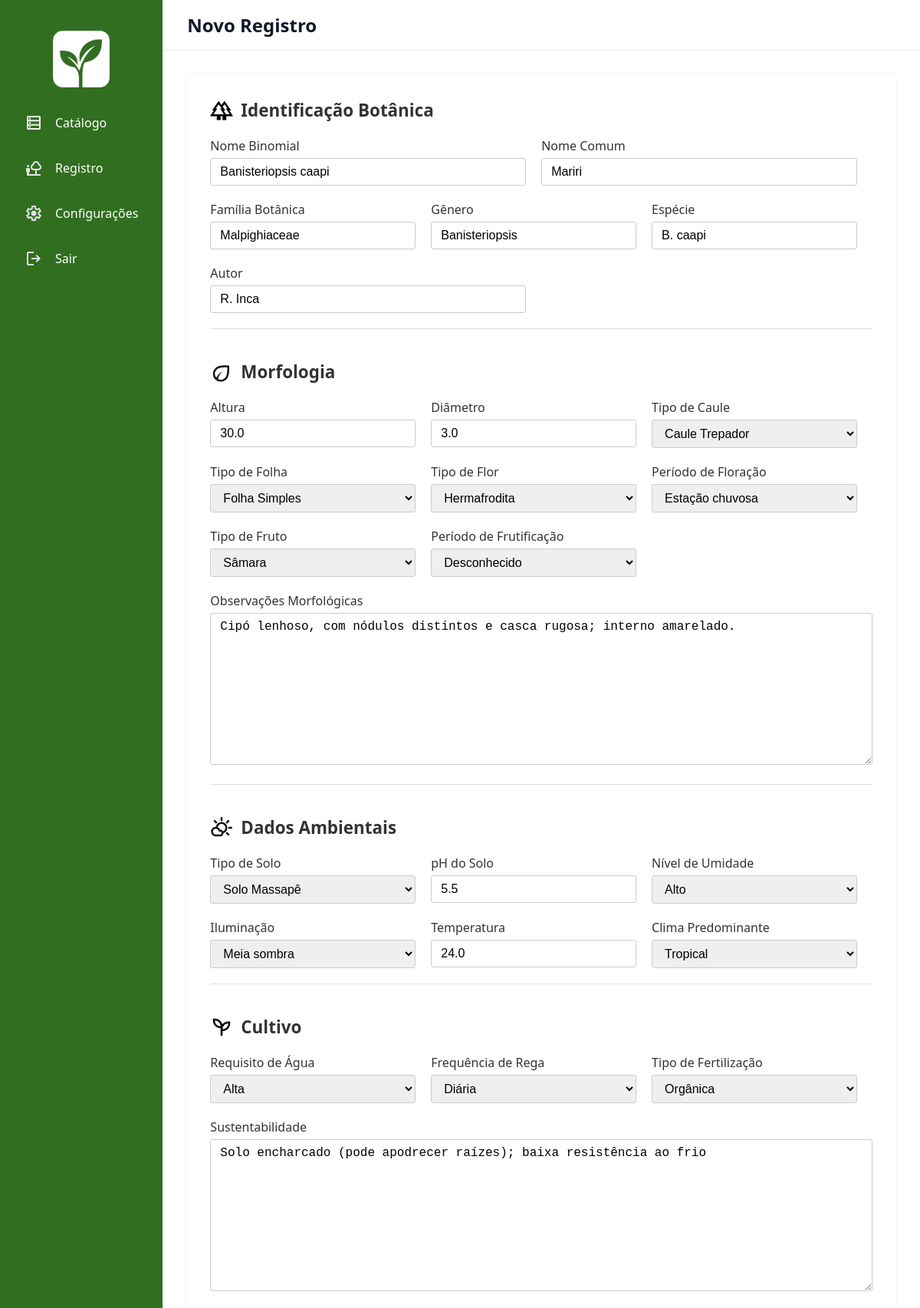
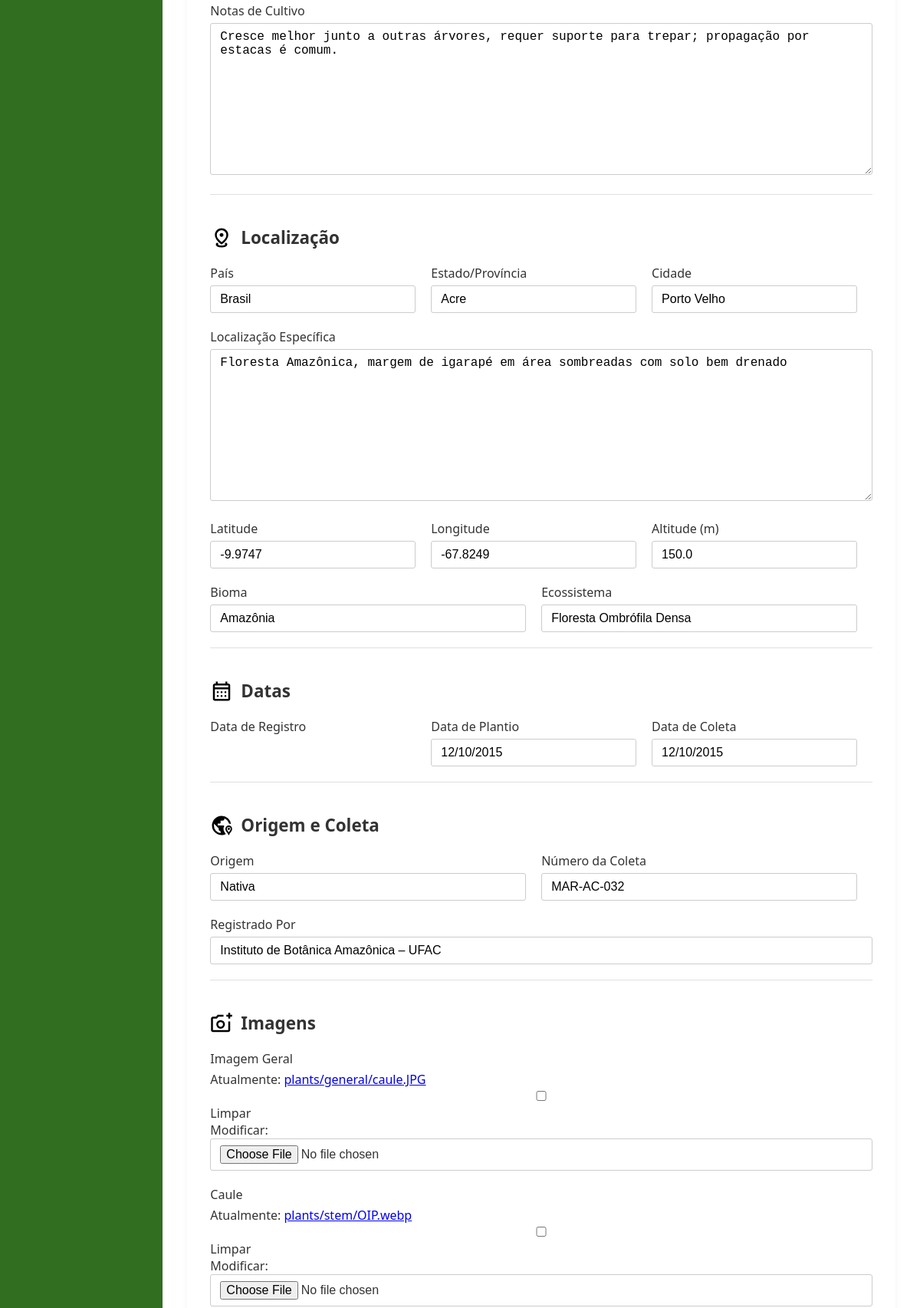
The page /catalog/update/17/ (signed in, upper part) on the database its author committed (2 pictures, top to bottom).
### apps/core/models.py (models this page shows, shortened)
class BotanicalRegister(models.Model):
    binomial = models.CharField(max_length=250)
    common_name = models.CharField(max_length=250)
    botanical_family = models.CharField(max_length=250)
    genus = models.CharField(max_length=250)
    species = models.CharField(max_length=250)
    author = models.CharField(max_length=250)
    height = models.FloatField()
    diameter = models.FloatField()
    stem_type = models.CharField(max_length=MAX_LENGHT, choices=StemType.choices, default=StemType.UNKNOWN)
    leaf_type = models.CharField(max_length=MAX_LENGHT, choices=LeafType.choices, default=LeafType.UNKNOWN)
    flower_type = models.CharField(max_length=MAX_LENGHT, choices=FlowerType.choices, default=FlowerType.UNKNOWN)
    flowering_period = models.CharField(max_length=MAX_LENGHT, choices=FloweringPeriod.choices, default=FloweringPeriod.UNKNOWN)
    fruit_type = models.CharField(max_length=MAX_LENGHT, choices=FruitType.choices, default=FruitType.UNKNOWN)
    fruiting_period = models.CharField(max_length=MAX_LENGHT, choices=FruitingPeriod.choices, default=FruitingPeriod.UNKNOWN)
    morphological_observations = models.TextField(blank=True, null=True)
    soil_type = models.CharField(max_length=MAX_LENGHT, choices=SoilType.choices, default=SoilType.UNKNOWN)
    soil_pH = models.FloatField()
    moisture = models.CharField(max_length=MAX_LENGHT, choices=MoistureLevel.choices, default=MoistureLevel.UNKNOWN)
    lighting = models.CharField(max_length=MAX_LENGHT, choices=LightExposure.choices, default=LightExposure.UNKNOWN)
    temperature= models.FloatField()
    climate = models.CharField(max_length=MAX_LENGHT, choices=PredominantClimate.choices, default=PredominantClimate.UNKNOWN)
    water_requirement = models.CharField(max_length=MAX_LENGHT, choices=WaterRequirement.choices, default=WaterRequirement.UNKNOWN)
    watering_frequency = models.CharField(max_length=MAX_LENGHT, choices=WateringFrequency.choices, default=WateringFrequency.UNKNOWN)
    fertilization_type = models.CharField(max_length=MAX_LENGHT, choices=FertilizationType.choices, default=FertilizationType.NONE)
    need_for_pruning = models.BooleanField(default=False)
    susceptibility = models.TextField(blank=True, null=True)
    cultivation_notes = models.TextField(blank=True, null=True)
    country = models.CharField(max_length=100)
    state_province = models.CharField(max_length=100)
    city = models.CharField(max_length=100)
    specific_location = models.TextField(blank=True, null=True)
    latitude = models.FloatField()
    longitude = models.FloatField()
    altitude_meters = models.FloatField(blank=True, null=True)
    biome = models.CharField(max_length=100, blank=True, null=True)
    ecosystem = models.CharField(max_length=150, blank=True, null=True)
    registration_date = models.DateField(auto_now_add=True)
    planting_date = models.DateField(blank=True, null=True)
    collection_date = models.DateField(blank=True, null=True)
    origin = models.CharField(max_length=100, blank=True, null=True)
    collection_number = models.CharField(max_length=100, blank=True, null=True)
    registered_by = models.CharField(max_length=150)
    general_image = models.ImageField(upload_to='plants/general/', null=True, blank=True)
    stem_image = models.ImageField(upload_to='plants/stem/', null=True, blank=True)
    leaf_image = models.ImageField(upload_to='plants/leaf/', null=True, blank=True)
    flower_image = models.ImageField(upload_to='plants/flower/', null=True, blank=True)
    fruit_image = models.ImageField(upload_to='plants/fruit/', null=True, blank=True)

### apps/core/views.py (the view)
# urls.py: path('catalog/update/<int:id>/', views.update, name='update'),
@never_cache
@login_required
def update(request, id):
    plant = get_object_or_404(BotanicalRegister, id=id)
    if request.method == 'POST':
        form = BotanicalForm(request.POST, request.FILES, instance=plant)
        if form.is_valid():
            form.save()
            return redirect('catalog')
    else:
        form = BotanicalForm(instance=plant)
    return render(request, 'core/register_botanical.html', {
        'form': form,
        'is_update': True,
        'plant': plant
    })

### templates/core/register_botanical.html (shortened to what this page needs)
{% load static %}
<!DOCTYPE html>
<html lang="pt-br">
<head>
    <link rel="stylesheet" href="{% static 'css/global.css' %}" />
    <link rel="stylesheet" href="{% static 'css/core.css' %}" />
    <link rel="stylesheet" href="{% static 'css/register.css' %}" />
</head>
<body>
    <aside>
        <img class="logo" src="{% static 'assets/geoplant_w.png' %}" alt="Logo Geo Plant" width="90" height="90" />
        <a href="{% url 'catalog' %}"><img src="{% static 'svg/home.svg' %}" alt="home" />Catálogo</a>
        <a href="{% url 'create_botanical' %}"><img src="{% static 'svg/register_botanic.svg' %}"
                alt="registrar" />Registro</a>
        <a href="#"><img src="{% static 'svg/settings.svg' %}" alt="Configurações" />Configurações</a>
        <a href="{% url 'login' %}"><img src="{% static 'svg/logout.svg' %}" alt="Sair" />Sair</a>
    </aside>
    <div class="main">
        <header>
            <h1>Novo Registro</h1>
        </header>
        <div class="content">
            <form method="POST" enctype="multipart/form-data">
                <section class="info">
                    <h3><img src="{% static 'svg/florest.svg' %}" width="30px" alt="Info" />Identificação Botânica</h3>
                    <div class="row">
                        <div class="col-md-6">
                            <label class="form-label">Nome Binomial</label>
                            {{ form.binomial }}
                        </div>
                        <div class="col-md-6">
                            <label class="form-label">Nome Comum</label>
                            {{ form.common_name }}
                        </div>
                        <div class="col-md-4">
                            <label class="form-label">Família Botânica</label>
                            {{ form.botanical_family }}
                        </div>
                        <div class="col-md-4">
                            <label class="form-label">Gênero</label>
                            {{ form.genus }}
                        </div>
                        <div class="col-md-4">
                            <label class="form-label">Espécie</label>
                            {{ form.species }}
                        </div>
                        <div class="col-md-6">
                            <label class="form-label">Autor</label>
                            {{ form.author }}
                        </div>
                    </div>
                </section>
                <section>
                    <h3><img src="{% static 'svg/eco.svg' %}" width="30px" alt="Info" />Morfologia</h3>
                    <div class="row">
                        <div class="col-md-4">
                            <label class="form-label">Altura</label>
                            {{ form.height }}
                        </div>
                        <div class="col-md-4">
                            <label class="form-label">Diâmetro</label>
                            {{ form.diameter }}
                        </div>
                        <div class="col-md-4">
                            <label class="form-label">Tipo de Caule</label>
                            {{ form.stem_type }}
                        </div>
                        <div class="col-md-4">
                            <label class="form-label">Tipo de Folha</label>
                            {{ form.leaf_type }}
                        </div>
                        <div class="col-md-4">
                            <label class="form-label">Tipo de Flor</label>
                            {{ form.flower_type }}
                        </div>
                        <div class="col-md-4">
                            <label class="form-label">Período de Floração</label>
                            {{ form.flowering_period }}
                        </div>
                        <div class="col-md-4">
                            <label class="form-label">Tipo de Fruto</label>
                            {{ form.fruit_type }}
                        </div>
                        <div class="col-md-4">
                            <label class="form-label">Período de Frutificação</label>
                            {{ form.fruiting_period }}
                        </div>
                        <div class="col-12">
                            <label class="form-label">Observações Morfológicas</label>
                            {{ form.morphological_observations }}
                        </div>
                    </div>
                </section>
                <section>
                    <h3><img src="{% static 'svg/climate.svg' %}" width="30px" alt="Info" />Dados Ambientais</h3>
                    <div class="row">
                        <div class="col-md-4">
                            <label class="form-label">Tipo de Solo</label>
                            {{ form.soil_type }}
                        </div>
                        <div class="col-md-4">
                            <label class="form-label">pH do Solo</label>
                            {{ form.soil_pH }}
                        </div>
                        <div class="col-md-4">
                            <label class="form-label">Nível de Umidade</label>
                            {{ form.moisture }}
                        </div>
                        <div class="col-md-4">
                            <label class="form-label">Iluminação</label>
                            {{ form.lighting }}
                        </div>
                        <div class="col-md-4">
                            <label class="form-label">Temperatura</label>
                            {{ form.temperature }}
                        </div>
                        <div class="col-md-4">
                            <label class="form-label">Clima Predominante</label>
                            {{ form.climate }}
                        </div>
                    </div>
                </section>
                <section>
                    <h3><img src="{% static 'svg/cultivo.svg' %}" width="30px" alt="Info" />Cultivo</h3>
                    <div class="row">
                        <div class="col-md-4">
                            <label class="form-label">Requisito de Água</label>
                            {{ form.water_requirement }}
                        </div>
                        <div class="col-md-4">
                            <label class="form-label">Frequência de Rega</label>
                            {{ form.watering_frequency }}
                        </div>
                        <div class="col-md-4">
                            <label class="form-label">Tipo de Fertilização</label>
                            {{ form.fertilization_type }}
                        </div>
                        <div class="col-12">
                            <label class="form-label">Sustentabilidade</label>
                            {{ form.susceptibility }}
                        </div>
                        <div class="col-12">
                            <label class="form-label">Notas de Cultivo</label>
                            {{ form.cultivation_notes }}
                        </div>
                    </div>
                </section>
                <section>
                    <h3><img src="{% static 'svg/loc.svg' %}" width="30px" alt="Info" />Localização</h3>
                    <div class="row">
                        <div class="col-md-4">
                            <label class="form-label">País</label>
                            {{ form.country }}
                        </div>
                        <div class="col-md-4">
                            <label class="form-label">Estado/Província</label>
                            {{ form.state_province }}
                        </div>
                        <div class="col-md-4">
                            <label class="form-label">Cidade</label>
                            {{ form.city }}
                        </div>
                        <div class="col-12">
                            <label class="form-label">Localização Específica</label>
                            {{ form.specific_location }}
                        </div>
                        <div class="col-md-4">
                            <label class="form-label">Latitude</label>
                            {{ form.latitude }}
                        </div>
                        <div class="col-md-4">
                            <label class="form-label">Longitude</label>
                            {{ form.longitude }}
                        </div>
                        <div class="col-md-4">
                            <label class="form-label">Altitude (m)</label>
                            {{ form.altitude_meters }}
                        </div>
                        <div class="col-md-6">
                            <label class="form-label">Bioma</label>
                            {{ form.biome }}
                        </div>
                        <div class="col-md-6">
                            <label class="form-label">Ecossistema</label>
                            {{ form.ecosystem }}
                        </div>
                    </div>
                </section>
                <section>
                    <h3><img src="{% static 'svg/calendar.svg' %}" width="30px" alt="Info" />Datas</h3>
                    <div class="row">
                        <div class="col-md-4">
                            <label class="form-label">Data de Registro</label>
                        </div>
                        <div class="col-md-4">
                            <label class="form-label">Data de Plantio</label>
                            {{ form.planting_date }}
                        </div>
                        <div class="col-md-4">
                            <label class="form-label">Data de Coleta</label>
                            {{ form.collection_date }}
                        </div>
                    </div>
                </section>
                <section>
                    <h3><img src="{% static 'svg/globe.svg' %}" width="30px" alt="Info" />Origem e Coleta</h3>
                    <div class="row">
                        <div class="col-md-6">
                            <label class="form-label">Origem</label>
                            {{ form.origin }}
                        </div>
                        <div class="col-md-6">
                            <label class="form-label">Número da Coleta</label>
                            {{ form.collection_number }}
                        </div>
                        <div class="col-12">
                            <label class="form-label">Registrado Por</label>
                            {{ form.registered_by }}
                        </div>
                    </div>
                </section>
                <section>
                    <h3><img src="{% static 'svg/photo.svg' %}" width="30px" alt="Info" />Imagens</h3>
                    <div class="row">
                        <div class="col-12">
                            <label class="form-label">Imagem Geral</label>
                            {{ form.general_image }}
                        </div>
                        <div class="col-12">
                            <label class="form-label">Caule</label>
                            {{ form.stem_image }}
                        </div>
                    </div>
                </section>
            </form>
        </div>
    </div>
</body>
</html>

### rows shown on the page
BotanicalRegister: binomial "Banisteriopsis caapi", common_name "Mariri", botanical_family "Malpighiaceae", genus "Banisteriopsis", species "B. caapi", author "R. Inca", height "30.0", diameter "3.0", stem_type "Caule Trepador", leaf_type "Folha Simples", flower_type "Hermafrodita", flowering_period "Estação chuvosa", fruit_type "Sâmara", fruiting_period "Desconhecido", morphological_observations "Cipó lenhoso, com nódulos distintos e casca rugosa; interno amarelado.", soil_type "Solo Massapê", soil_pH "5.5", moisture "Alto", lighting "Meia sombra", temperature "24.0", climate "Tropical", water_requirement "Alta", watering_frequency "Diária", fertilization_type "Orgânica", susceptibility "Solo encharcado (pode apodrecer raízes); baixa resistência ao frio", cultivation_notes "Cresce melhor junto a outras árvores, requer suporte para trepar; propagação por estacas é comum.", country "Brasil", state_province "Acre", city "Porto Velho", specific_location "Floresta Amazônica, margem de igarapé em área sombreadas com solo bem drenado", latitude "-9.9747", longitude "-67.8249", altitude_meters "150.0", biome "Amazônia", ecosystem "Floresta Ombrófila Densa", planting_date "12/10/2015", collection_date "12/10/2015", origin "Nativa", collection_number "MAR-AC-032", registered_by "Instituto de Botânica Amazônica – UFAC"
